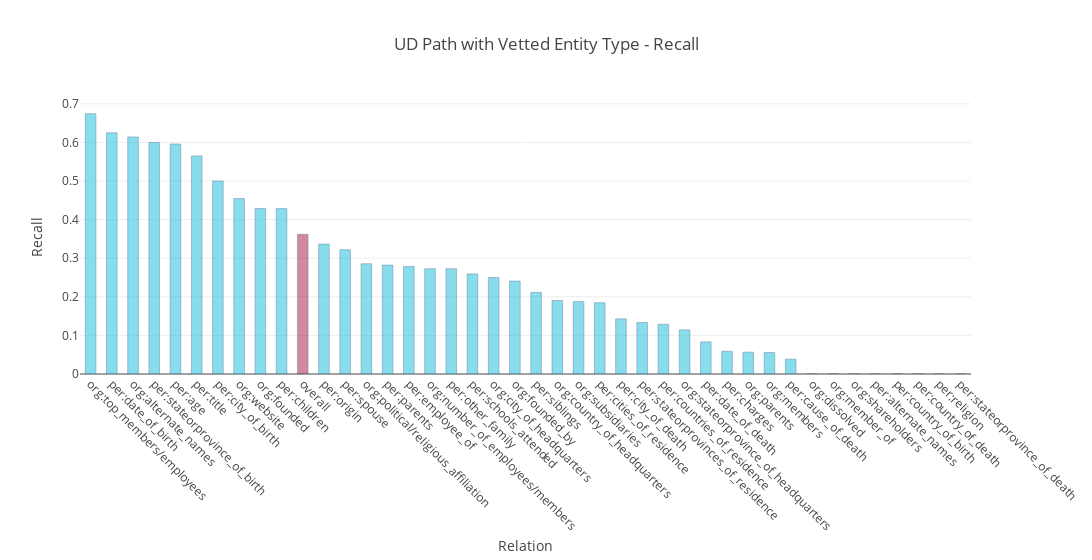

Here is the notebook cell this chart was saved with:
### Code cell
import plotly.graph_objs as go


overall_index = next(i for (i, stat) in enumerate(stats) if stat[0] == 'overall')

colors = ['rgb(58,200,225)'] * len(stats)
colors[overall_index] = 'rgb(181,59,89)'


trace = go.Bar(
    x=[stat[0] for stat in stats],
    y=[stat[1] for stat in stats],
    name='Recall',
    width=0.5,
    marker=dict(
        color=colors,
        line=dict(
            color='rgb(8,48,107)',
            width=0.5),
        ),
    opacity=0.6
)

data = [trace]
layout = go.Layout(
    title='UD Path with Vetted Entity Type - Recall',
    xaxis_title="Relation",
    yaxis_title="Recall",        
    barmode='overlay',
    width=1200,
    xaxis = go.layout.XAxis(
        tickangle = 45,
        automargin = True
        
    )
    
        
)

fig = go.Figure(data=data, layout=layout)
iplot(fig)

### Figure 1 — Plotly figure (JSON) as saved in the notebook; plotly's stock layout.template omitted (floating-point values rounded to 4 significant figures)
{"data": [{"marker": {"color": ["rgb(58,200,225)", "rgb(58,200,225)", "rgb(58,200,225)", "rgb(58,200,225)", "rgb(58,200,225)", "rgb(58,200,225)", "rgb(58,200,225)", "rgb(58,200,225)", "rgb(58,200,225)", "rgb(58,200,225)", "rgb(181,59,89)", "rgb(58,200,225)", "rgb(58,200,225)", "rgb(58,200,225)", "rgb(58,200,225)", "rgb(58,200,225)", "rgb(58,200,225)", "rgb(58,200,225)", "rgb(58,200,225)", "rgb(58,200,225)", "rgb(58,200,225)", "rgb(58,200,225)", "rgb(58,200,225)", "rgb(58,200,225)", "rgb(58,200,225)", "rgb(58,200,225)", "rgb(58,200,225)", "rgb(58,200,225)", "rgb(58,200,225)", "rgb(58,200,225)", "rgb(58,200,225)", "rgb(58,200,225)", "rgb(58,200,225)", "rgb(58,200,225)", "rgb(58,200,225)", "rgb(58,200,225)", "rgb(58,200,225)", "rgb(58,200,225)", "rgb(58,200,225)", "rgb(58,200,225)", "rgb(58,200,225)", "rgb(58,200,225)"], "line": {"color": "rgb(8,48,107)", "width": 0.5}}, "name": "Recall", "opacity": 0.6, "type": "bar", "uid": "035edea1-1163-4c53-8fa3-3c01c525f99d", "width": 0.5, "x": ["org:top_members/employees", "per:date_of_birth", "org:alternate_names", "per:stateorprovince_of_birth", "per:age", "per:title", "per:city_of_birth", "org:website", "org:founded", "per:children", "overall", "per:origin", "per:spouse", "org:political/religious_affiliation", "per:parents", "per:employee_of", "org:number_of_employees/members", "per:other_family", "per:schools_attended", "org:city_of_headquarters", "org:founded_by", "per:siblings", "org:country_of_headquarters", "org:subsidiaries", "per:cities_of_residence", "per:city_of_death", "per:stateorprovinces_of_residence", "per:countries_of_residence", "org:stateorprovince_of_headquarters", "per:date_of_death", "per:charges", "org:parents", "org:members", "per:cause_of_death", "org:dissolved", "org:member_of", "org:shareholders", "per:alternate_names", "per:country_of_birth", "per:country_of_death", "per:religion", "per:stateorprovince_of_death"], "y": [0.6744, 0.625, 0.6142, 0.6, 0.596, 0.5651, 0.5, 0.4545, 0.4286, 0.4286, 0.3619, 0.3366, 0.322, 0.2857, 0.2821, 0.2784, 0.2727, 0.2727, 0.2593, 0.25, 0.2407, 0.2115, 0.1905, 0.1875, 0.1847, 0.1429, 0.1333, 0.1288, 0.1143, 0.0833, 0.0588, 0.0566, 0.0556, 0.0385, 0, 0, 0, 0, 0, 0, 0, 0]}], "layout": {"barmode": "overlay", "title": {"text": "UD Path with Vetted Entity Type - Recall"}, "width": 1200, "xaxis": {"automargin": true, "tickangle": 45, "title": {"text": "Relation"}}, "yaxis": {"title": {"text": "Recall"}}}}
